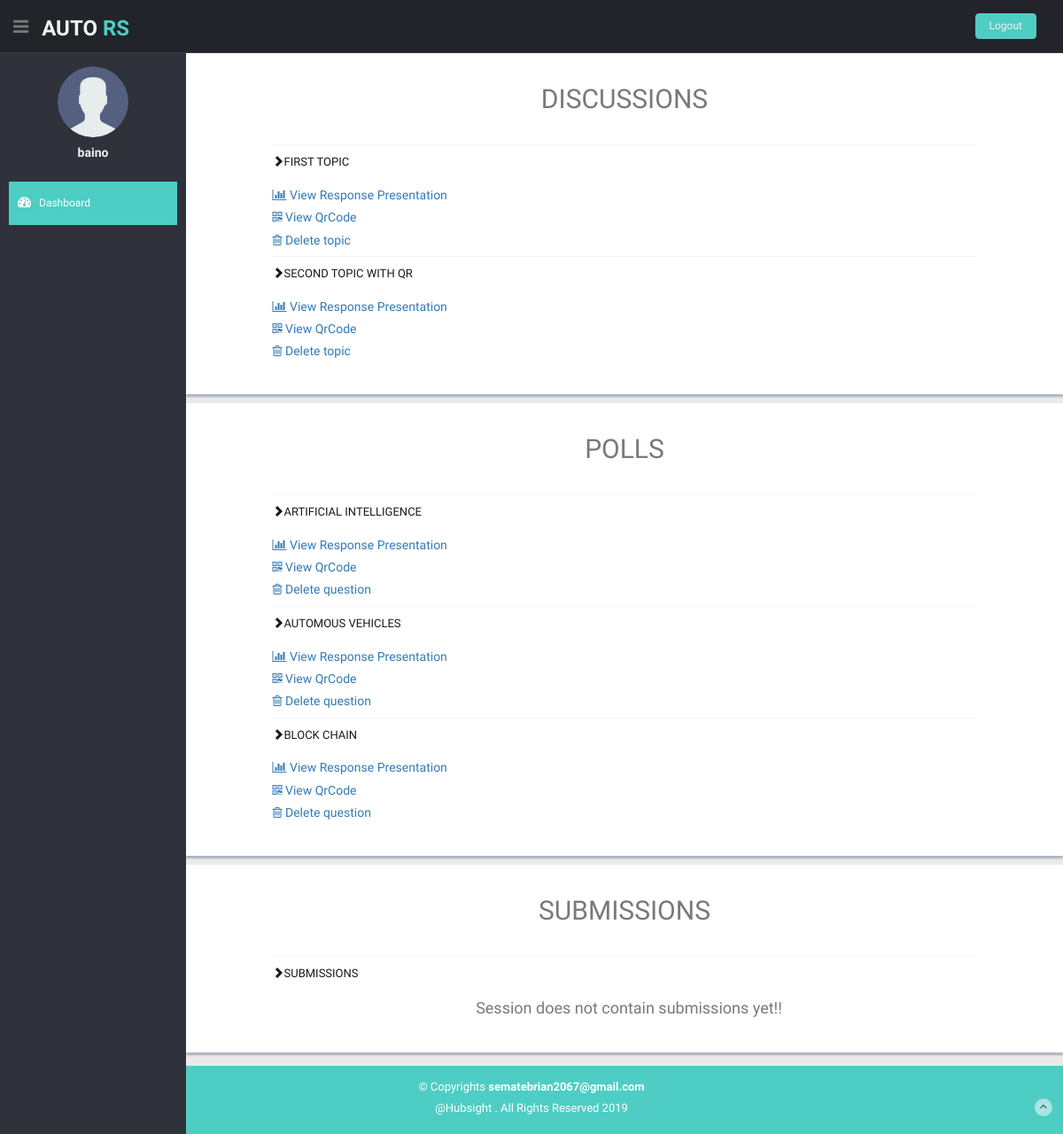
/moderator/session/2/details/ (signed in), run on the app's committed database.
### Ars/models.py (models this page shows)
class Topic(models.Model):
    topic_name = models.CharField(max_length=250, null=False)
    session = models.ForeignKey(Session, on_delete=models.CASCADE)
    qr_link_name = models.CharField(max_length=25, null=True)
    presentation_name = models.CharField(max_length=25, null=True)

class Question(models.Model):
    option_type = models.CharField(max_length=12, null=True)
    question = models.CharField(max_length=350, null=False)
    session = models.ForeignKey(Session, on_delete=models.CASCADE)
    qr_link_name = models.CharField(max_length=25, null=True)
    presentation_name = models.CharField(max_length=25, null=True)

### Ars/decorators.py (the view)
    def wrapper(request, **kwargs):
        if request is not None:
            if request.method == "GET":
                return function(request, **kwargs)
            raise Exception("method not allowed.")
        raise Exception("request is null")

### moderator/sessionViews.py (called while the page is built)
@login_required
@Get_check
def sessionDetails(request,session_pk):
    details = {}
    session = get_session_by_id(session_pk)
    if session and (session.owner.id==request.user.id):
        details['polls']=session.question_set.all()
        details['topics']=session.topic_set.all()
        details['submissions']=session.submission_set.all()
        details['session_key']=session.session_key
    return render(request,'moderator/sessiondetails.html',details)

def get_session_by_id(pk):
    session={}
    try:
        session = Session.objects.get(id=pk)
    except Session.DoesNotExist:
        return false
    else:
        return session

### moderator/templates/moderator/sessiondetails.html (shortened to what this page needs)
{% extends 'moderator/base.html'%}
{%block body%}
<section id="main-content">
  <section class="wrapper">
    <div class="row content-panel">
      <h2 class="centered">DISCUSSIONS</h2>
      <div class="col-md-10 col-md-offset-1 mt mb">
        <div class="accordion" id="accordion1">
          {%for topic in topics%}
          <div class="accordion-group">
            <div class="accordion-heading">
              <a class="accordion-toggle" data-toggle="collapse" data-parent="#accordion1" href="#collapseTopic-{{topic.id}}">
                <em class="glyphicon glyphicon-chevron-right icon-fixed-width"></em>{{topic.topic_name}}
                </a>
            </div>
            <div id="collapseTopic-{{topic.id}}" class="accordion-body collapse in">
              <div class="accordion-inner">
                <a href="{% url 'moderator:viewPresentation' 'test' %}">
                  <h5><i class="fa fa-bar-chart"></i> View Response Presentation</h5>
                </a>
                  {%if topic.qr_link_name is not None %}
                <a href="{% url 'Ars:qrcode_details' session_key topic.qr_link_name %}">
                  <h5><i class="fa fa-qrcode"></i> View QrCode</h5>
                </a>
                {%endif%}
                <a href="#" onclick="
                var result = confirm('Are you sure you wish to delete this topic?');
                    if( result ){
                            event.preventDefault();
                            document.getElementById('delete-form-topic-{{topic.id}}').submit();
                    }
                        " >
                    <h5><i class="fa fa-trash-o"></i> Delete topic</h5>
                </a>
              </div>
            </div>
          </div>
          {%empty%}
          <p>
            <h4 class="centered">
            Session does not contain any topics yet!!
            </h4>
          </p>
          {%endfor%}
        </div>
      </div>
    </div>
    <div class="row">
    </div>
    <div class="row content-panel">
      <h2 class="centered">POLLS</h2>
      <div class="col-md-10 col-md-offset-1 mt mb">
        <div class="accordion" id="accordion2">
          {%for poll in polls%}
          <div class="accordion-group">
            <div class="accordion-heading">
              <a class="accordion-toggle" data-toggle="collapse" data-parent="#accordion2" href="#collapsePoll-{{poll.id}}">
                <em class="glyphicon glyphicon-chevron-right icon-fixed-width"></em>{{poll.question}}
                </a>
            </div>
            <div id="collapsePoll-{{poll.id}}" class="accordion-body collapse in">
              <div class="accordion-inner">
                <a href="{% url 'moderator:viewPresentation' poll.presentation_name %}">
                  <h5><i class="fa fa-bar-chart"></i> View Response Presentation</h5>
                </a>
                {%if poll.qr_link_name is not None %}
                <a href="{% url 'Ars:qrcode_details' session_key poll.qr_link_name %}">
                  <h5><i class="fa fa-qrcode"></i> View QrCode</h5>
                </a>
                {%endif%}
                <a href="#" onclick="
                var result = confirm('Are you sure you wish to delete this question?');
                    if( result ){
                            event.preventDefault();
                            document.getElementById('delete-form-poll-{{poll.id}}').submit();
                    }
                        " >
                    <h5><i class="fa fa-trash-o"></i> Delete question</h5>
                </a>
            </div>
            </div>
          </div>
          {%empty%}
          <p>
            <h4 class="centered">
            Session does not contain polls yet!!
            </h4>
          </p>
          {%endfor%}
        </div>
      </div>
    </div>
    <div class="row">
    </div>
    <div class="row content-panel">
      <h2 class="centered">SUBMISSIONS</h2>
      <div class="col-md-10 col-md-offset-1 mt mb">
        <div class="accordion" id="accordion3">
          <div class="accordion-group">
            <div class="accordion-heading">
              <a class="accordion-toggle" data-toggle="collapse" data-parent="#accordion3" href="#collapseOne3">
                <em class="glyphicon glyphicon-chevron-right icon-fixed-width"></em>Submissions
                </a>
            </div>
            <div id="collapseOne3" class="accordion-body collapse in">
              <div class="accordion-inner">
                {%for submission in submissions%}
                <a href="#">
                  <h5><i class="fa fa-bar-chart"></i> View Response Presentation</h5>
                </a>
                <a href="#">
                  <h5><i class="fa fa-qrcode"></i> View QrCode</h5>
                </a>
                {%empty%}
                <p>
                  <h4 class="centered">
                  Session does not contain submissions yet!!
                  </h4>
                </p>
                {%endfor%}
            </div>
            </div>
          </div>
        </div>
      </div>
    </div>
  </section>
</section>
{%endblock%}

### moderator/templates/moderator/base.html (shortened to what this page needs)
<!DOCTYPE html>
<html lang="en">
<head>
  {% load staticfiles %}
  <link href="{% static 'moderator/lib/bootstrap/css/bootstrap.min.css' %}" rel="stylesheet">
  <link href="{% static 'moderator/lib/font-awesome/css/font-awesome.css' %}" rel="stylesheet" />
  <link rel="stylesheet" type="text/css" href="{% static 'moderator/css/zabuto_calendar.css' %}">
  <link rel="stylesheet" type="text/css" href="{% static 'moderator/lib/gritter/css/jquery.gritter.css' %}" />
  <link href="{% static 'moderator/lib/advanced-datatable/css/demo_page.css' %} " rel="stylesheet" />
  <link href="{% static 'moderator/lib/advanced-datatable/css/demo_table.css' %}" rel="stylesheet" />
  <link rel="stylesheet" href="{% static 'moderator/lib/advanced-datatable/css/DT_bootstrap.css' %}" />
  <link href="{% static 'moderator/css/style.css' %}" rel="stylesheet">
  <link href="{% static 'moderator/css/style-responsive.css' %}" rel="stylesheet">
</head>
<body>
  <section id="container">
    <header class="header black-bg">
      <div class="sidebar-toggle-box">
        <div class="fa fa-bars tooltips" data-placement="right" data-original-title="Toggle Navigation"></div>
      </div>
      <a href="index.html" class="logo"><b>AUTO<span> RS</span></b></a>
      <div class="top-menu">
        <ul class="nav pull-right top-menu">
          <li><a class="logout" href="{% url "UserAuth:logout" %}">Logout</a></li>
        </ul>
      </div>
    </header>
    <aside>
      <div id="sidebar" class="nav-collapse ">
        <ul class="sidebar-menu" id="nav-accordion">
          <p class="centered"><a href="profile.html"><img src="{% static 'moderator/img/user.png' %}" class="img-circle" width="80"></a></p>
          <h5 class="centered">{{request.user.username}}</h5>
          <li class="mt">
            <a class="active" href="{%url 'moderator:index'%}">
              <i class="fa fa-dashboard"></i>
              <span>Dashboard</span>
              </a>
          </li>
        </ul>
      </div>
    </aside>
    {% block body %}
    {% endblock %}
    <footer class="site-footer">
      <div class="text-center">
        <p>
          &copy; Copyrights <strong>sematebrian2067@gmail.com</strong>
          <p>
            @Hubsight . All Rights Reserved
          </p>
        </p>
        <a href="#" class="go-top">
          <i class="fa fa-angle-up"></i>
          </a>
      </div>
    </footer>
  </section>
</body>
</html>

### moderator/static/moderator/css/style.css (style rules this page uses)
body { color: #797979; background: #eaeaea; font-family: 'Ruda', sans-serif; padding: 0px !important; margin: 0px !important; font-size:13px; }
ul li { list-style: none; }
a, a:hover, a:focus { text-decoration: none; outline: none; }
#container { width: 100%; height: 100%; }
.accordion-heading .accordion-toggle { display: block; cursor: pointer; border-top: 1px solid #F5F5F5; padding: 5px 0px; line-height: 28.75px; text-transform: uppercase; color: #1a1a1a; background-color: #ffffff; outline: none !important; text-decoration: none; }
.centered { text-align: center; }
.mt { margin-top: 25px; }
.mb { margin-bottom: 25px; }
ul.top-menu > li > .logout { color: #f2f2f2; font-size: 12px; border-radius: 4px; -webkit-border-radius: 4px; border: 1px solid #64c3c2 !important; padding: 5px 15px; margin-right: 15px; background: #4ECDC4; margin-top: 15px; }
#sidebar { width: 210px; height: 100%; position: fixed; background: #2f323a; }
#sidebar h5 { color: #f2f2f2; font-weight: 700; }
#sidebar ul li { position: relative; }
ul.sidebar-menu , ul.sidebar-menu li ul.sub { margin: -2px 0 0; padding: 0; }
ul.sidebar-menu { margin-top: 75px; }
ul.sidebar-menu li { margin-bottom: 5px; margin-left:10px; margin-right:10px; }
ul.sidebar-menu li a span { display: inline-block; }
ul.sidebar-menu li a { color: #aeb2b7; text-decoration: none; display: block; padding: 15px 0 15px 10px; font-size: 12px; outline: none; -webkit-transition: all 0.3s ease; -moz-transition: all 0.3s ease; -o-transition: all 0.3s ease; -ms-transition: all 0.3s ease; transition: all 0.3s ease; }
ul.sidebar-menu li a.active, ul.sidebar-menu li a:hover, ul.sidebar-menu li a:focus { background: #4ECDC4; color: #fff; display: block; -webkit-transition: all 0.3s ease; -moz-transition: all 0.3s ease; -o-transition: all 0.3s ease; -ms-transition: all 0.3s ease; transition: all 0.3s ease; }
ul.sidebar-menu li a i { font-size: 15px; padding-right: 6px; }
ul.sidebar-menu li a.active i { color: #fff; }
#main-content { margin-left: 210px; }
.header, .footer { min-height: 60px; padding: 0 15px; }
.header { position: fixed; left: 0; right: 0; z-index: 1002; }
.black-bg { background: #22242a; border-bottom: 1px solid #393d46; }
.wrapper { display: inline-block; margin-top: 60px; padding-left: 15px; padding-right: 15px; padding-bottom: 15px; padding-top: 0px; width: 100%; }
a.logo { font-size: 24px; color: #f2f2f2; float: left; margin-top: 15px; text-transform: uppercase; }
a.logo b { font-weight: 900; }
a.logo span { color: #4ECDC4; }
#top_menu .nav > li, ul.top-menu > li { float: left; }
ul.top-menu > li > a { color: #666666; font-size: 16px; border-radius: 4px; -webkit-border-radius: 4px; border:1px solid #666666 !important; padding: 2px 6px; margin-right: 15px; }
.sidebar-toggle-box { float: left; padding-right: 15px; margin-top: 20px; }
.sidebar-toggle-box .fa-bars { cursor: pointer; display: inline-block; font-size: 20px; }
.content-panel { background: #ffffff; box-shadow: 0px 3px 2px #aab2bd; padding-top: 15px; padding-bottom: 5px; }
.content-panel h4 { margin-left: 10px; }
.site-footer { background: #4ECDC4; color: #fff; padding: 15px 0; }
.site-footer p { margin-bottom: 5px; }
.go-top { margin-right: 1%; margin-top: -25px; float: right; background: rgba(255,255,255,.5); width: 20px; height: 20px; border-radius: 50%; -webkit-border-radius: 50%; }
.go-top i { color: #2A3542; }

### data on the page
Topic: topic_name "FIRST TOPIC", shows "View QrCode"
Topic: topic_name "SECOND TOPIC WITH QR", shows "View QrCode"
Question: question "ARTIFICIAL INTELLIGENCE", shows "View QrCode"
Question: question "AUTOMOUS VEHICLES", shows "View QrCode"
Question: question "BLOCK CHAIN", shows "View QrCode"

### other printed values
{{ request.user.username }} "baino"
